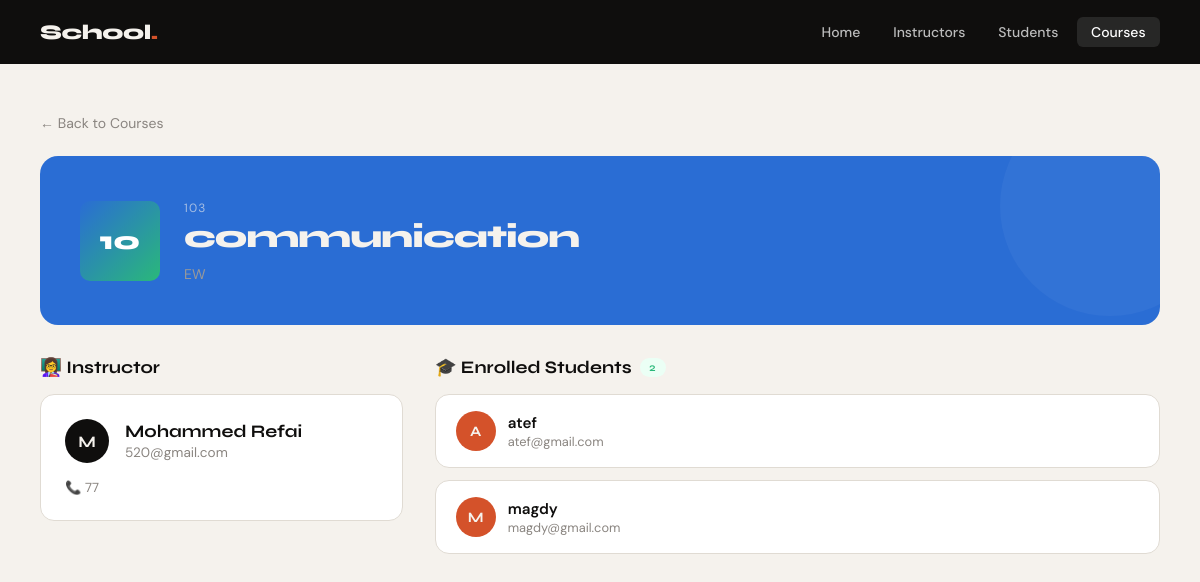
Page /courses/3/ on the committed database.
### courses/models.py (models this page shows, shortened)
class Course(models.Model):
    title = models.CharField(max_length=100)
    code = models.CharField(max_length=10, unique=True)
    description = models.TextField(blank=True)
    instructors = models.ForeignKey(
        'instructors.instructor',
        on_delete=models.SET_NULL,
        null=True,
        related_name='courses'
    )
    image = models.ImageField(upload_to='courses/', blank=True, null=True)

### instructors/models.py (models this page shows, shortened)
class instructor(models.Model):
    name = models.CharField(max_length=100)
    email = models.EmailField(unique=True)
    phone_number = models.CharField(max_length=20)
    image = models.ImageField(upload_to='instructors/', blank=True, null=True)

### students/models.py (models this page shows, shortened)
class Student(models.Model):
    name = models.CharField(max_length=100)
    email = models.EmailField(unique=True)
    courses = models.ManyToManyField(Course, related_name="students")
    image = models.ImageField(upload_to='students/', blank=True, null=True)

### courses/views.py (the view)
# urls.py: path('<int:pk>/', views.detail, name='course_detail'),
def detail(request, pk):
    course = get_object_or_404(Course, pk=pk)
    students = course.students.all()
    return render(request, 'courses/detail.html', {
        'course': course,
        'students': students,
    })

### templates/courses/detail.html (shortened to what this page needs)
{% extends 'base.html' %}
{% block content %}
<a href="/courses/" class="back-link">← Back to Courses</a>
<div class="detail-hero" style="background: #2a6dd4;">
    <div style="display:flex; align-items:center; gap:1.5rem;">
        {% if course.image %}
            <img src="{{ course.image.url }}"
                 style="width:80px;height:80px;border-radius:14px;object-fit:cover;flex-shrink:0;border:3px solid rgba(255,255,255,0.2);">
        {% else %}
            <div class="course-logo-placeholder" style="width:80px;height:80px;font-size:1.6rem;">
                {{ course.code|slice:":2" }}
            </div>
        {% endif %}
        <div>
            <span style="font-size:0.75rem;letter-spacing:0.1em;opacity:0.6;text-transform:uppercase;">
                {{ course.code }}
            </span>
            <h1>{{ course.title }}</h1>
            {% if course.description %}
            <div class="meta" style="margin-top:0.5rem;max-width:500px;line-height:1.5;">
                {{ course.description }}
            </div>
            {% endif %}
        </div>
    </div>
</div>
<div style="display:grid; grid-template-columns:1fr 2fr; gap:2rem; align-items:start;">
    <div>
        <div class="section-title">👩‍🏫 Instructor</div>
        {% if course.instructors %}
        <a href="/instructors/{{ course.instructors.id }}/" class="card" style="text-decoration:none;">
            <div class="card-header">
                {% if course.instructors.image %}
                    <img src="{{ course.instructors.image.url }}"
                         style="width:48px;height:48px;border-radius:50%;object-fit:cover;flex-shrink:0;">
                {% else %}
                    <div class="avatar">{{ course.instructors.name|first|upper }}</div>
                {% endif %}
                <div>
                    <div class="card-title">{{ course.instructors.name }}</div>
                    <div class="card-sub">{{ course.instructors.email }}</div>
                </div>
            </div>
            <div style="font-size:0.82rem; color:var(--muted); margin-top:0.5rem;">
                📞 {{ course.instructors.phone_number }}
            </div>
        </a>
        {% else %}
        <div class="card" style="text-align:center; color:var(--muted); padding:2rem;">
            No instructor assigned
        </div>
        {% endif %}
    </div>
    <div>
        <div class="section-title">
            🎓 Enrolled Students
            <span class="badge green">{{ students|length }}</span>
        </div>
        {% if students %}
        <div style="display:flex; flex-direction:column; gap:0.75rem;">
            {% for student in students %}
            <a href="/students/{{ student.id }}/" class="card" style="padding:1rem 1.25rem;">
                <div style="display:flex; align-items:center; gap:0.75rem;">
                    {% if student.image %}
                        <img src="{{ student.image.url }}"
                             style="width:40px;height:40px;border-radius:50%;object-fit:cover;flex-shrink:0;">
                    {% else %}
                        <div class="avatar" style="width:40px;height:40px;font-size:0.9rem;background:#d4522a;">
                            {{ student.name|first|upper }}
                        </div>
                    {% endif %}
                    <div>
                        <div style="font-weight:600; font-size:0.95rem;">{{ student.name }}</div>
                        <div style="font-size:0.8rem; color:var(--muted);">{{ student.email }}</div>
                    </div>
                </div>
            </a>
            {% endfor %}
        </div>
        {% else %}
        <div class="empty-state" style="padding:2rem;">
            <div style="font-size:2rem;">📭</div>
            <p>No students enrolled yet.</p>
        </div>
        {% endif %}
    </div>
</div>
{% endblock %}

### templates/base.html (shortened to what this page needs)
<!DOCTYPE html>
<html lang="en">
<head>
</head>
<body>
    <nav>
        <a href="/" class="nav-brand">School<span>.</span></a>
        <div class="nav-links">
            <a href="/" {% if request.path == '/' %}class="active"{% endif %}>Home</a>
            <a href="/instructors/" {% if '/instructors' in request.path %}class="active"{% endif %}>Instructors</a>
            <a href="/students/" {% if '/students' in request.path %}class="active"{% endif %}>Students</a>
            <a href="/courses/" {% if '/courses' in request.path %}class="active"{% endif %}>Courses</a>
        </div>
    </nav>
    <main>
        {% block content %}{% endblock %}
    </main>
</body>
</html>

### rows in the picture
Course: code "10", code "103", title "communication", description "EW", instructors.name|first "M", instructors.name "Mohammed Refai", instructors.email "520@gmail.com", instructors.phone_number "77"
Student: name|first "A", name "atef", email "atef@gmail.com"
Student: name|first "M", name "magdy", email "magdy@gmail.com"

### other values in the picture
{{ students|length }} "2"
